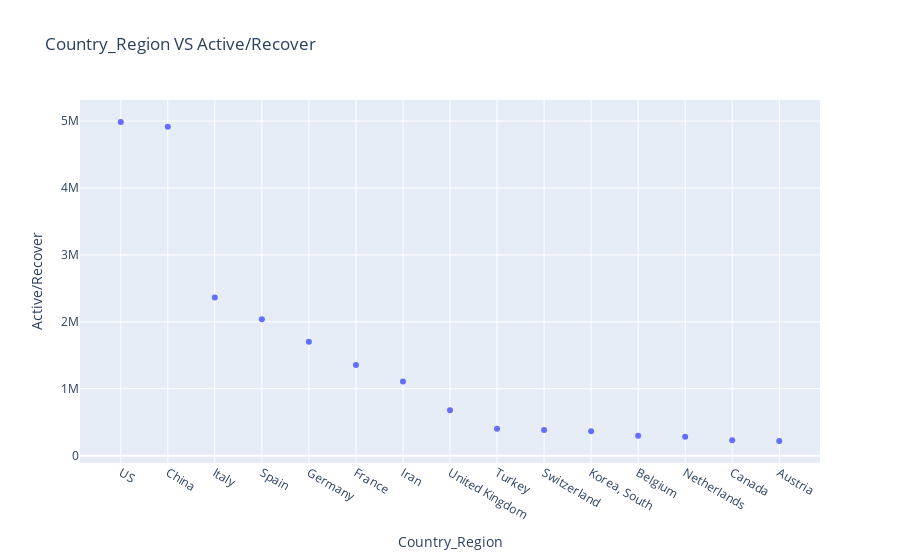

This figure's notebook cell:
### Markdown cell above
## Scatter Plot For Country VS Active/Recover For New Data

### Code cell
p_15 = data_15['Country_Region']
q_15 = data_15['Active/Recover']

data1 = go.Scatter(x=p_15,y=q_15,mode='markers')

layout = go.Layout(title='Country_Region VS Active/Recover',
                   xaxis_title='Country_Region',yaxis_title='Active/Recover')
data=[data1]
fig = go.Figure(data,layout)

iplot(fig)

### Figure 1 — Plotly figure (JSON) as saved in the notebook; plotly's stock layout.template omitted (floating-point values rounded to 4 significant figures)
{"data": [{"mode": "markers", "type": "scatter", "x": ["US", "China", "Italy", "Spain", "Germany", "France", "Iran", "United Kingdom", "Turkey", "Switzerland", "Korea, South", "Belgium", "Netherlands", "Canada", "Austria"], "y": [4987900, 4913824, 2363897, 2036840, 1703900, 1354312, 1109674, 676629, 400234, 382813, 364994, 295666, 282960, 229272, 217325]}], "layout": {"title": {"text": "Country_Region VS Active/Recover"}, "xaxis": {"title": {"text": "Country_Region"}}, "yaxis": {"title": {"text": "Active/Recover"}}}}
